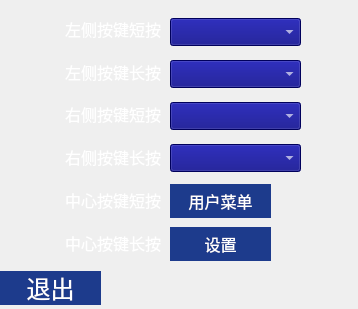
<?xml version="1.0" encoding="UTF-8"?>
<ui version="4.0">
 <class>QDlgCamButtonSet</class>
 <widget class="QWidget" name="QDlgCamButtonSet">
  <property name="geometry">
   <rect>
    <x>0</x>
    <y>0</y>
    <width>358</width>
    <height>309</height>
   </rect>
  </property>
  <property name="windowTitle">
   <string>Form</string>
  </property>
  <widget class="QLabel" name="label_userMenu">
   <property name="geometry">
    <rect>
     <x>170</x>
     <y>183</y>
     <width>109</width>
     <height>36</height>
    </rect>
   </property>
   <property name="font">
    <font>
     <family>微软雅黑</family>
     <pointsize>12</pointsize>
    </font>
   </property>
   <property name="styleSheet">
    <string notr="true">color: rgb(255, 255, 255);</string>
   </property>
   <property name="text">
    <string>用户菜单</string>
   </property>
   <property name="alignment">
    <set>Qt::AlignLeading|Qt::AlignLeft|Qt::AlignVCenter</set>
   </property>
  </widget>
  <widget class="QLabel" name="label_set">
   <property name="geometry">
    <rect>
     <x>170</x>
     <y>224</y>
     <width>109</width>
     <height>36</height>
    </rect>
   </property>
   <property name="font">
    <font>
     <family>微软雅黑</family>
     <pointsize>12</pointsize>
    </font>
   </property>
   <property name="styleSheet">
    <string notr="true">color: rgb(255, 255, 255);</string>
   </property>
   <property name="text">
    <string>设置</string>
   </property>
   <property name="alignment">
    <set>Qt::AlignLeading|Qt::AlignLeft|Qt::AlignVCenter</set>
   </property>
  </widget>
  <widget class="QLabel" name="label_exit">
   <property name="geometry">
    <rect>
     <x>20</x>
     <y>270</y>
     <width>109</width>
     <height>36</height>
    </rect>
   </property>
   <property name="font">
    <font>
     <family>微软雅黑</family>
     <pointsize>18</pointsize>
    </font>
   </property>
   <property name="styleSheet">
    <string notr="true">color: rgb(255, 255, 255);</string>
   </property>
   <property name="text">
    <string>退出</string>
   </property>
   <property name="alignment">
    <set>Qt::AlignLeading|Qt::AlignLeft|Qt::AlignVCenter</set>
   </property>
  </widget>
  <widget class="QWidget" name="layoutWidget">
   <property name="geometry">
    <rect>
     <x>50</x>
     <y>10</y>
     <width>111</width>
     <height>251</height>
    </rect>
   </property>
   <property name="font">
    <font>
     <family>微软雅黑</family>
    </font>
   </property>
   <layout class="QVBoxLayout" name="verticalLayout">
    <item>
     <widget class="QLabel" name="label_left1">
      <property name="font">
       <font>
        <family>微软雅黑</family>
        <pointsize>12</pointsize>
       </font>
      </property>
      <property name="styleSheet">
       <string notr="true">color: rgb(255, 255, 255);</string>
      </property>
      <property name="text">
       <string>左侧按键短按</string>
      </property>
      <property name="alignment">
       <set>Qt::AlignRight|Qt::AlignTrailing|Qt::AlignVCenter</set>
      </property>
     </widget>
    </item>
    <item>
     <widget class="QLabel" name="label_left2">
      <property name="font">
       <font>
        <family>微软雅黑</family>
        <pointsize>12</pointsize>
       </font>
      </property>
      <property name="styleSheet">
       <string notr="true">color: rgb(255, 255, 255);</string>
      </property>
      <property name="text">
       <string>左侧按键长按</string>
      </property>
      <property name="alignment">
       <set>Qt::AlignRight|Qt::AlignTrailing|Qt::AlignVCenter</set>
      </property>
     </widget>
    </item>
    <item>
     <widget class="QLabel" name="label_right1">
      <property name="font">
       <font>
        <family>微软雅黑</family>
        <pointsize>12</pointsize>
       </font>
      </property>
      <property name="styleSheet">
       <string notr="true">color: rgb(255, 255, 255);</string>
      </property>
      <property name="text">
       <string>右侧按键短按</string>
      </property>
      <property name="alignment">
       <set>Qt::AlignRight|Qt::AlignTrailing|Qt::AlignVCenter</set>
      </property>
     </widget>
    </item>
    <item>
     <widget class="QLabel" name="label_right2">
      <property name="font">
       <font>
        <family>微软雅黑</family>
        <pointsize>12</pointsize>
       </font>
      </property>
      <property name="styleSheet">
       <string notr="true">color: rgb(255, 255, 255);</string>
      </property>
      <property name="text">
       <string>右侧按键长按</string>
      </property>
      <property name="alignment">
       <set>Qt::AlignRight|Qt::AlignTrailing|Qt::AlignVCenter</set>
      </property>
     </widget>
    </item>
    <item>
     <widget class="QLabel" name="label_center1">
      <property name="font">
       <font>
        <family>微软雅黑</family>
        <pointsize>12</pointsize>
       </font>
      </property>
      <property name="styleSheet">
       <string notr="true">color: rgb(255, 255, 255);</string>
      </property>
      <property name="text">
       <string>中心按键短按</string>
      </property>
      <property name="alignment">
       <set>Qt::AlignRight|Qt::AlignTrailing|Qt::AlignVCenter</set>
      </property>
     </widget>
    </item>
    <item>
     <widget class="QLabel" name="label_center2">
      <property name="font">
       <font>
        <family>微软雅黑</family>
        <pointsize>12</pointsize>
       </font>
      </property>
      <property name="styleSheet">
       <string notr="true">color: rgb(255, 255, 255);</string>
      </property>
      <property name="text">
       <string>中心按键长按</string>
      </property>
      <property name="alignment">
       <set>Qt::AlignRight|Qt::AlignTrailing|Qt::AlignVCenter</set>
      </property>
     </widget>
    </item>
   </layout>
  </widget>
  <widget class="QWidget" name="layoutWidget">
   <property name="geometry">
    <rect>
     <x>170</x>
     <y>10</y>
     <width>131</width>
     <height>171</height>
    </rect>
   </property>
   <property name="font">
    <font>
     <family>微软雅黑</family>
    </font>
   </property>
   <layout class="QVBoxLayout" name="verticalLayout_2">
    <item>
     <widget class="QMyComboBox" name="comboBox_left1">
      <property name="minimumSize">
       <size>
        <width>0</width>
        <height>28</height>
       </size>
      </property>
      <property name="font">
       <font>
        <family>微软雅黑</family>
       </font>
      </property>
      <property name="styleSheet">
       <string notr="true">color: rgb(255, 255, 255);
background-color: rgb(0, 0, 127);</string>
      </property>
     </widget>
    </item>
    <item>
     <widget class="QMyComboBox" name="comboBox_left2">
      <property name="minimumSize">
       <size>
        <width>0</width>
        <height>28</height>
       </size>
      </property>
      <property name="font">
       <font>
        <family>微软雅黑</family>
       </font>
      </property>
      <property name="styleSheet">
       <string notr="true">color: rgb(255, 255, 255);
background-color: rgb(0, 0, 127);</string>
      </property>
     </widget>
    </item>
    <item>
     <widget class="QMyComboBox" name="comboBox_right1">
      <property name="minimumSize">
       <size>
        <width>0</width>
        <height>28</height>
       </size>
      </property>
      <property name="font">
       <font>
        <family>微软雅黑</family>
       </font>
      </property>
      <property name="styleSheet">
       <string notr="true">color: rgb(255, 255, 255);
background-color: rgb(0, 0, 127);</string>
      </property>
     </widget>
    </item>
    <item>
     <widget class="QMyComboBox" name="comboBox_right2">
      <property name="minimumSize">
       <size>
        <width>0</width>
        <height>28</height>
       </size>
      </property>
      <property name="font">
       <font>
        <family>微软雅黑</family>
       </font>
      </property>
      <property name="styleSheet">
       <string notr="true">color: rgb(255, 255, 255);
background-color: rgb(0, 0, 127);</string>
      </property>
     </widget>
    </item>
   </layout>
  </widget>
  <widget class="QPushButton" name="pushButton_userMenu">
   <property name="geometry">
    <rect>
     <x>170</x>
     <y>184</y>
     <width>101</width>
     <height>34</height>
    </rect>
   </property>
   <property name="font">
    <font>
     <family>微软雅黑</family>
     <pointsize>12</pointsize>
    </font>
   </property>
   <property name="styleSheet">
    <string notr="true">background-color: rgb(29,59,140);
color: rgb(255, 255, 255);
border:none;</string>
   </property>
   <property name="text">
    <string>用户菜单</string>
   </property>
  </widget>
  <widget class="QPushButton" name="pushButton_set">
   <property name="geometry">
    <rect>
     <x>170</x>
     <y>227</y>
     <width>101</width>
     <height>34</height>
    </rect>
   </property>
   <property name="font">
    <font>
     <family>微软雅黑</family>
     <pointsize>12</pointsize>
    </font>
   </property>
   <property name="styleSheet">
    <string notr="true">background-color: rgb(29,59,140);
color: rgb(255, 255, 255);
border:none</string>
   </property>
   <property name="text">
    <string>设置</string>
   </property>
  </widget>
  <widget class="QPushButton" name="pushButton_exit">
   <property name="geometry">
    <rect>
     <x>0</x>
     <y>271</y>
     <width>101</width>
     <height>34</height>
    </rect>
   </property>
   <property name="font">
    <font>
     <family>微软雅黑</family>
     <pointsize>18</pointsize>
    </font>
   </property>
   <property name="styleSheet">
    <string notr="true">background-color: rgb(29,59,140);
color: rgb(255, 255, 255);
border:none</string>
   </property>
   <property name="text">
    <string>退出</string>
   </property>
  </widget>
 </widget>
 <customwidgets>
  <customwidget>
   <class>QMyComboBox</class>
   <extends>QComboBox</extends>
   <header location="global">qmycombobox.h</header>
  </customwidget>
 </customwidgets>
 <resources/>
 <connections/>
</ui>
